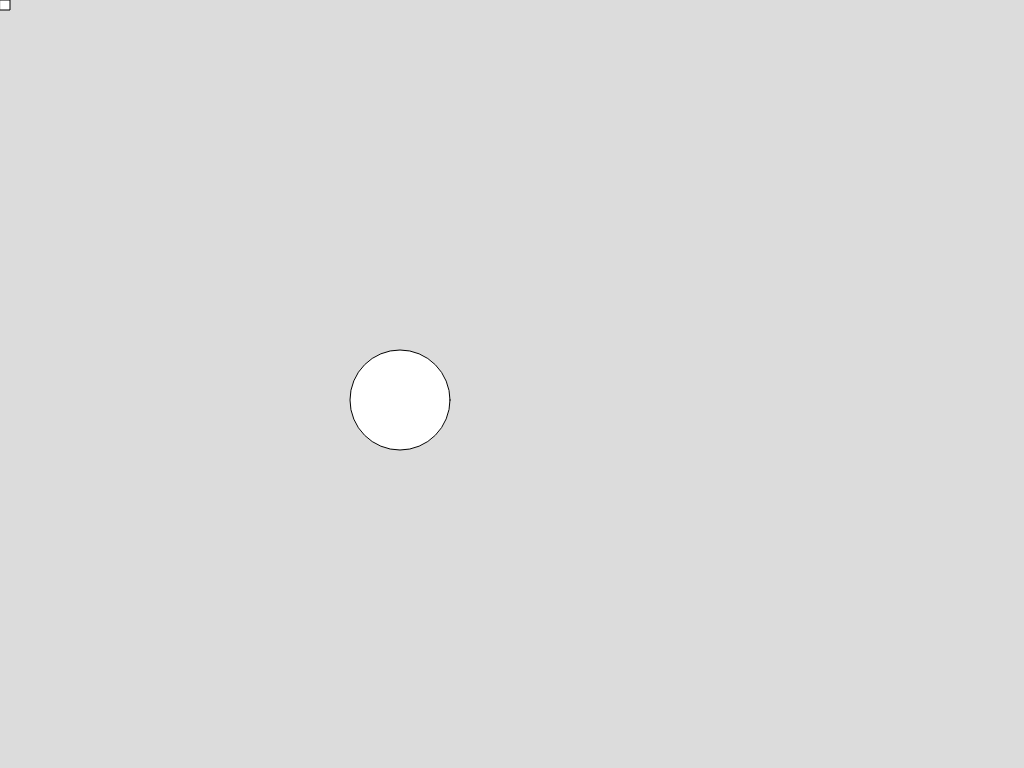
Frame 1 (no input)
Frame 60 (no input): identical to frame 1, image omitted
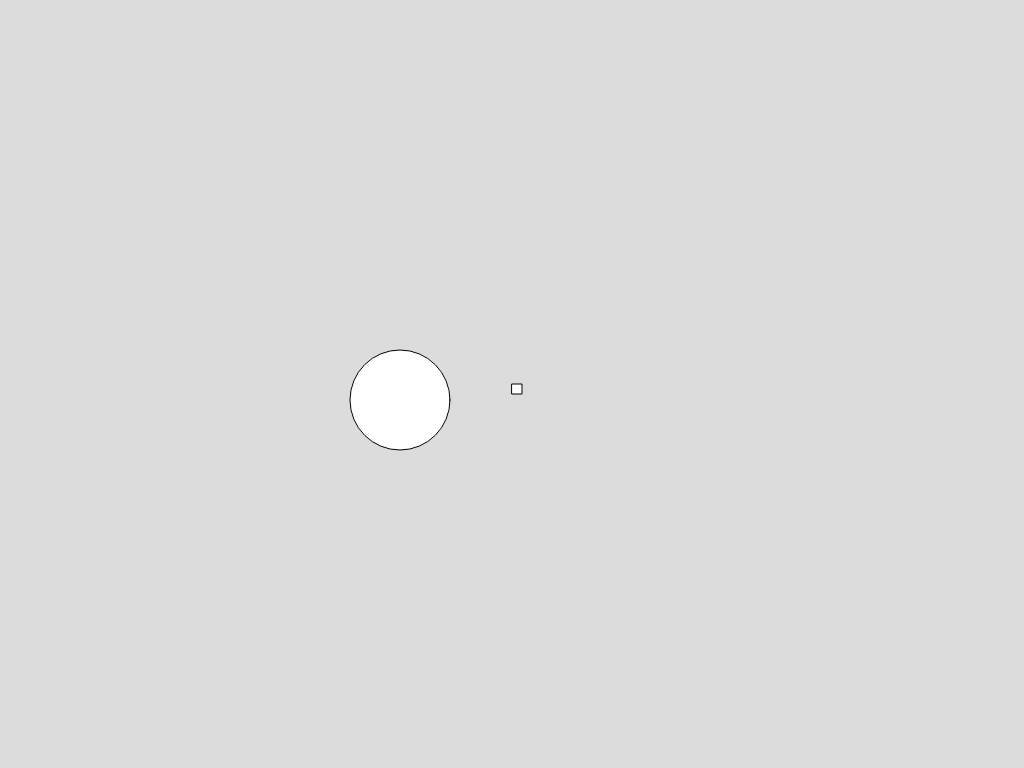
Frame 120 (the mouse pressed at the canvas centre since frame 60)

The p5.js sketch that drew these frames (run headless with seeded random() and noise() and a simulated clock; from frame 60 on, the mouse is pressed at the canvas centre):

// p5.js sketch
// ── sketch.js
function setup() {
  createCanvas(1024, 768);
}

function collidePointRect(px, py, rx1, ry1, rx2, ry2){
  if (px >= rx1 && px <= rx1 + Math.abs(rx1 - rx2) && py >= ry1 && py <= ry1 + Math.abs(ry1 - ry2)){
    return true
  }
  else {
    return false  
  }
}

function collidePointCircle(px, py, cx, cy, r){
  distance = Math.sqrt((px - cx) ** 2 + (py - cy) ** 2)
  
  if (distance <= r){
    return true
    
  }
  else{
    return false
  }
}


function collideRectCircle(cx, cy, rx1, ry1, rx2, ry2, r, points){
  
  let x = []
  let y = []
  
  if (collidePointCircle(rx1, ry1, cx, cy, r)){
    return true
  }
  else if (collidePointCircle(rx2, ry1, cx, cy, r)){
    return true
  }
  else if (collidePointCircle(rx2, ry2, cx, cy, r)){
    return true
  }
  else if (collidePointCircle(rx1, ry2, cx, cy, r)){
    return true
  }
  
  
  
  for (let i = -(points/4); i < points/4 + 1; i++){
      let xVal = (r*2)/(points/2) * i + cx
      x.push(xVal)
      x.push(xVal)
      y.push(cy + Math.sqrt(r**2 - (xVal - cx)**2))
      y.push(cy - Math.sqrt(r**2 - (xVal - cx)**2))
    
  }
  
  for (let i = 0; i < x.length; i++){
      if (collidePointRect(x[i], y[i], rx1, ry1, rx2, ry2)){
        
        return true
      }
    // print(x)
  
  
  }
  return false
  
}

let collide = false

let widthRect = 10

let heightRect = 10

function draw() {
  stroke("black")
  background(220);
  
  
  
  collide = collideRectCircle(400, 400, mouseX, mouseY, Math.abs(mouseX - widthRect), Math.abs(mouseY - heightRect), 50, 180)
  
  print(collide)
  
  if (collide){
    stroke("red")
  }
  
  circle(400, 400, 100)
  
  rect(mouseX, mouseY, heightRect, widthRect)
  // rect(300, 300, 10, 10)
  
  // circle(mouseX, mouseY, 100)
}
